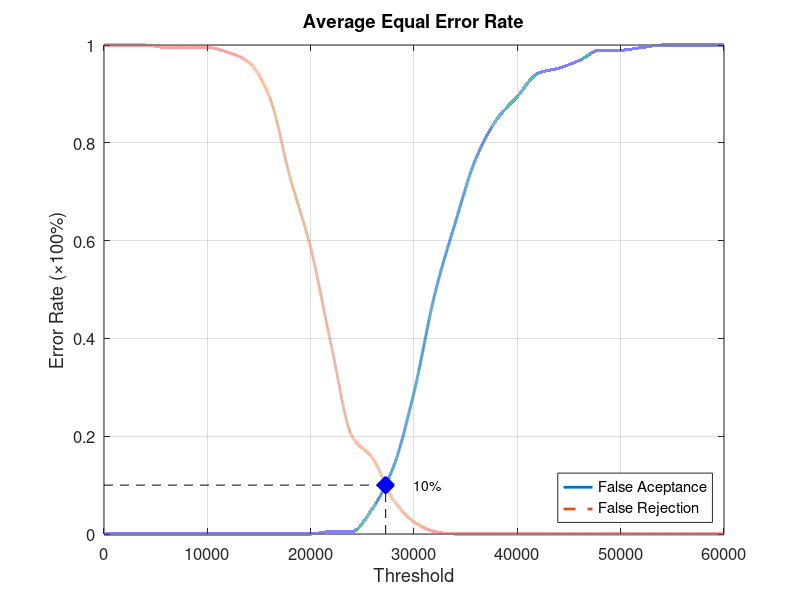
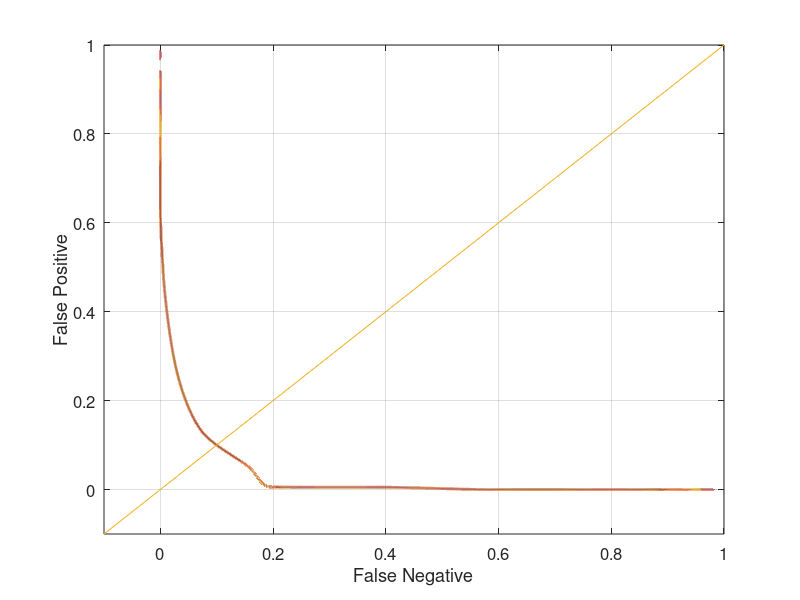

Reproduce these figures in MATLAB, in order.
function yEER = Database4_3
close all;
clear;
clc;
x = 0:2000:60000;
xq = 0:0.5:60000;

y0 = [0 0 0 0 0 0 0 0 0 0 0 0.00526316 0.00526316 0.0526316 0.136842 0.289474 0.489474 0.636842 0.768421 0.847368 0.894737 0.942105 0.952632 0.968421 0.989474 0.989474 0.994737 1 1 1 1];
yy0 = interp1(x, y0, xq, 'pchip');
y1 = [1 1 1 0.995 0.995 0.995 0.985 0.965 0.895 0.73 0.585 0.385 0.2 0.155 0.07 0.025 0.005 0 0 0 0 0 0 0 0 0 0 0 0 0 0];
yy1 = interp1(x, y1, xq, 'pchip');

% Calculating EER: 
y2 = abs(y0 - y1);
find(y2 == min(y2))
yy2 = abs(yy0 - yy1);
xEER = find(yy2 == min(yy2));
xEERIndex = xq(xEER) % X-axis EER
yEER = yy0(xEER) % Y-axis EER

main = figure
plot(xq, yy0,'-','LineWidth', 2);	hold on
plot(xq, yy1,'--','LineWidth', 2);	hold on
plot([xEERIndex xEERIndex], [0 yEER], 'k--');	hold on
plot([0 xEERIndex], [yEER yEER], 'k--');	hold on
plot(xEERIndex, yEER, 'bx', 'LineWidth', 10);	hold on
text(xEERIndex + 10 * xEERIndex / 100, yEER, [num2str(round((10000 * yEER)) / 100) '%'])
legend('False Aceptance', 'False Rejection', 'Location', 'SouthEast')
xlabel('Threshold')
ylabel('Error Rate (\times100%)')
title('Average Equal Error Rate')
set(gca, 'FontSize', 12)
axis([0 60000 0 1])
grid on

print(main, 'Database4_3Main', '-dpng');
FNRxFPR = figure('Color', [1 1 1]);
plot(yy1, yy0, '-', yy1, yy0, 'LineWidth', 2);
hold on
y = -0.1:0.1:1
plot(y, y); 
set(gca, 'FontSize', 12)
xlabel('False Negative')
ylabel('False Positive')
axis([-0.1 1 -0.1 1])
set(gca, 'FontSize', 12)
grid on

print(FNRxFPR, 'Database4_3FNRxFPR','-dpng');
end
